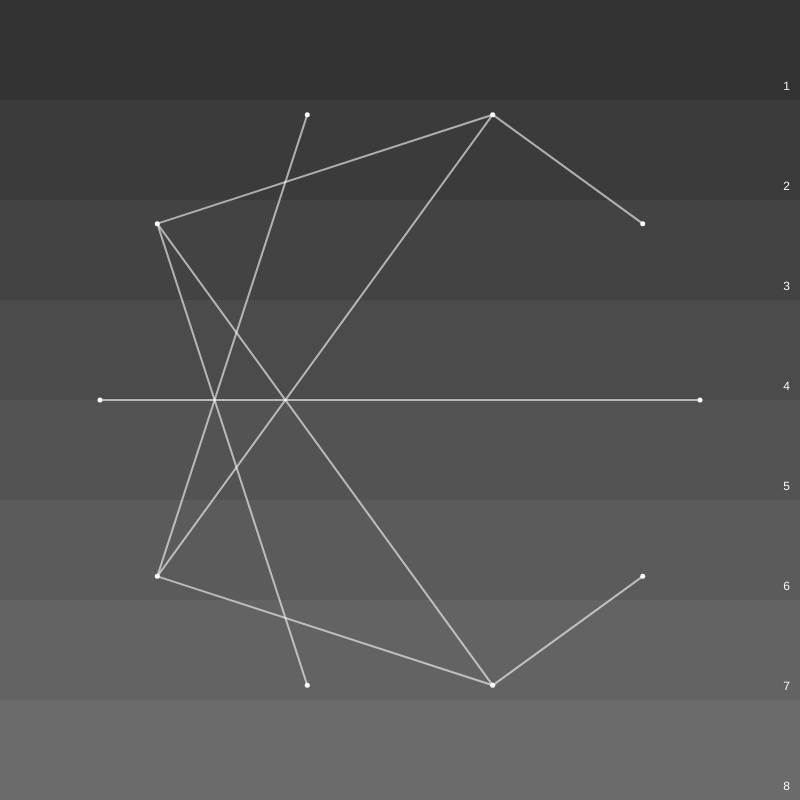
Frame 1 (no input)
Frame 60 (no input): identical to frame 1, image omitted
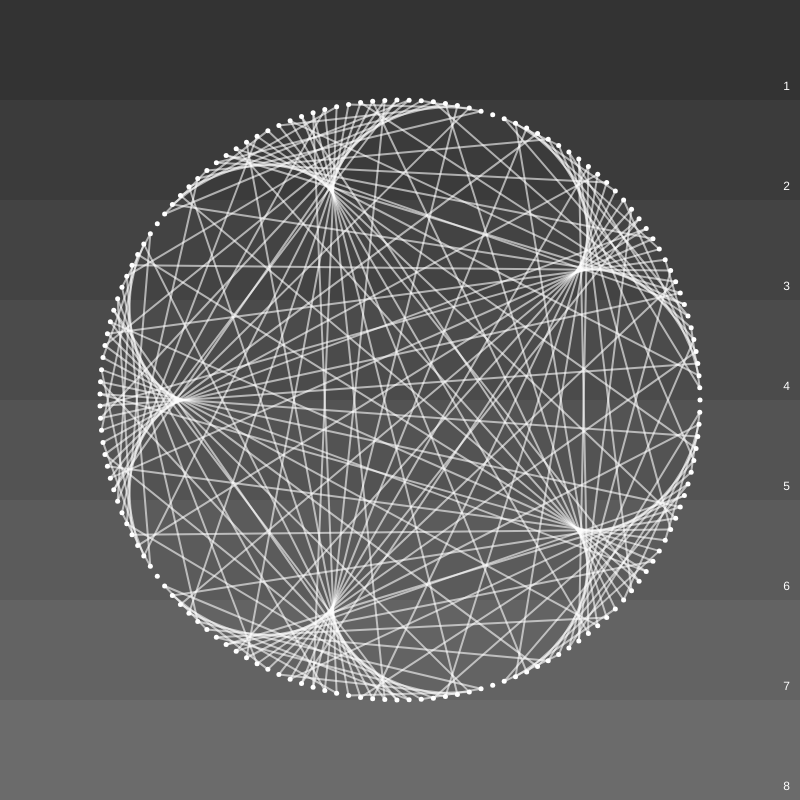
Frame 120 (the mouse pressed at the canvas centre since frame 60)

The p5.js sketch that drew these frames (run headless with seeded random() and noise() and a simulated clock; from frame 60 on, the mouse is pressed at the canvas centre):

// p5.js sketch
// ── sketch.js
let N;
let N_min = 10;
let N_max = 300;
let M;
const M_min = 2;
const M_max = 10;
const R = 300;

let points = [];

function setup() {
  createCanvas(800, 800);
}

function draw() {
  background(51);

  M = (map(mouseY, 0, height, M_min, M_max, true));
  N = floor(map(mouseX, 0, width, N_min, N_max, true));

  let h = height / (M_max - M_min);
  for (let i = 0; i < M_max - M_min; i++) {
    fill(255, 10 * i);
    noStroke();
    rect(0, i * h, width, h);
    fill(255);
    textAlign(RIGHT);
    text(i + M_min - 1, width - 10, (i + 1) * h - 10);
  }

  translate(width / 2, height / 2);

  points = [];
  for (let i = 0; i < N; i++) {
    let x = R * cos(TWO_PI * i / N);
    let y = R * sin(TWO_PI * i / N);
    let p = createVector(x, y);
    points.push(p);
  }

  for (let i = 0; i < points.length; i++) {
    const p = points[i];
    const p_next = points[floor(i * M) % N];

    // POINTS
    stroke(255);
    strokeWeight(5);
    point(p.x, p.y);

    // LINES
    stroke(255, 150);
    strokeWeight(2);
    line(p.x, p.y, p_next.x, p_next.y);
  }
}
